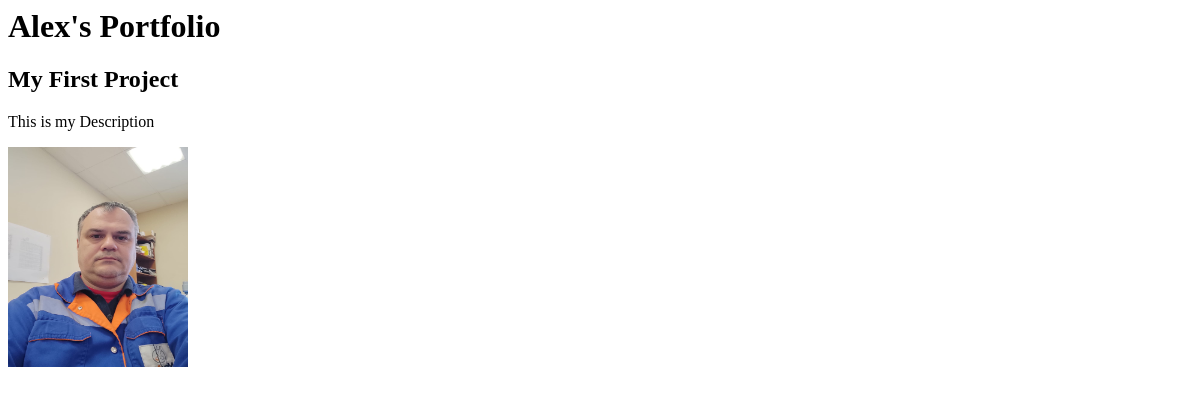
The app's page /, older data.
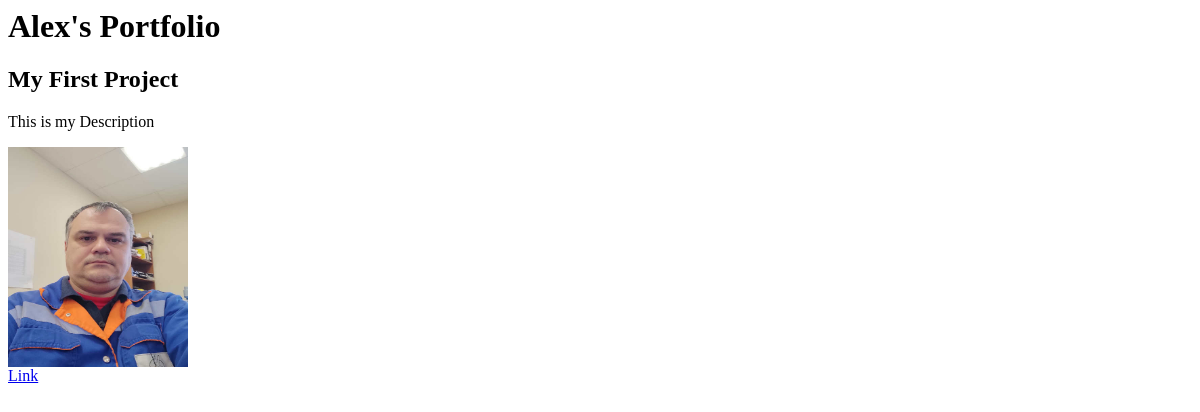
The same page, newer data.
### portfolio/models.py (models this page shows)
class Project(models.Model):
    title = models.CharField(max_length=100)
    description = models.CharField(max_length=250)
    image = models.ImageField(upload_to='portfolio/images/')
    url = models.URLField(blank=True)

### portfolio/views.py (the view)
# urls.py: 2. Add a URL to urlpatterns:  path('', views.home, name='home')
def home(request):
    projects = Project.objects.all()
    return render(request, 'portfolio/home.html', {'projects':projects})

### portfolio/templates/portfolio/home.html
<h1>Alex's Portfolio</h1>
{% for project in projects %}
<h2>{{ project.title }}</h2>
<p>{{ project.description }}</p>
<img src="{{ project.image.url }}" height=220 width=180>
{% if project.url %}
<br><a href="{{ project.url }}">Link</a>
{% endif %}
{% endfor %}

Row changes from the older to the newer data that the page shows:
changed Project "My First Project": image: a different picture; now shows "Link"
